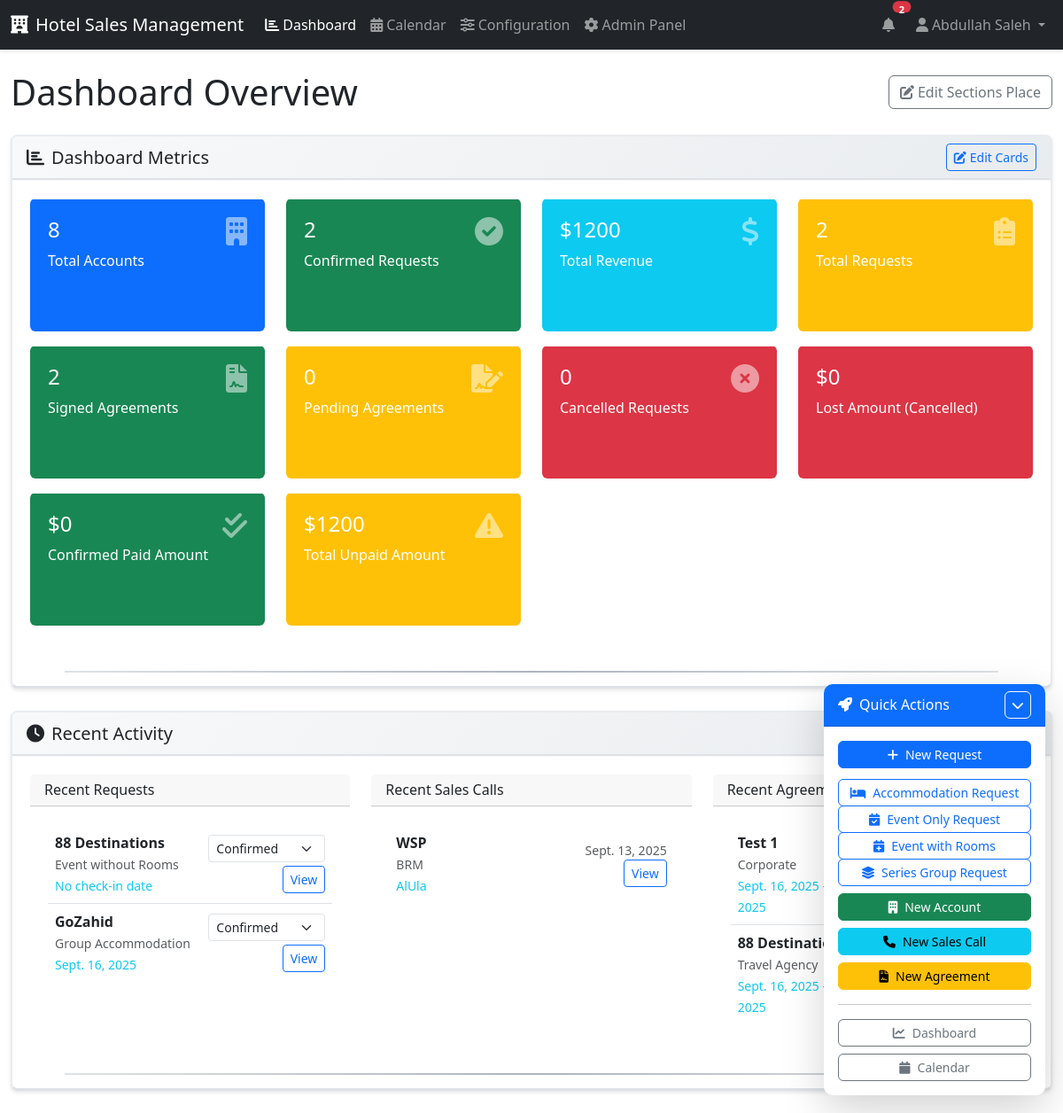
/dashboard/ (signed in), run on an earlier commit of the app's database.
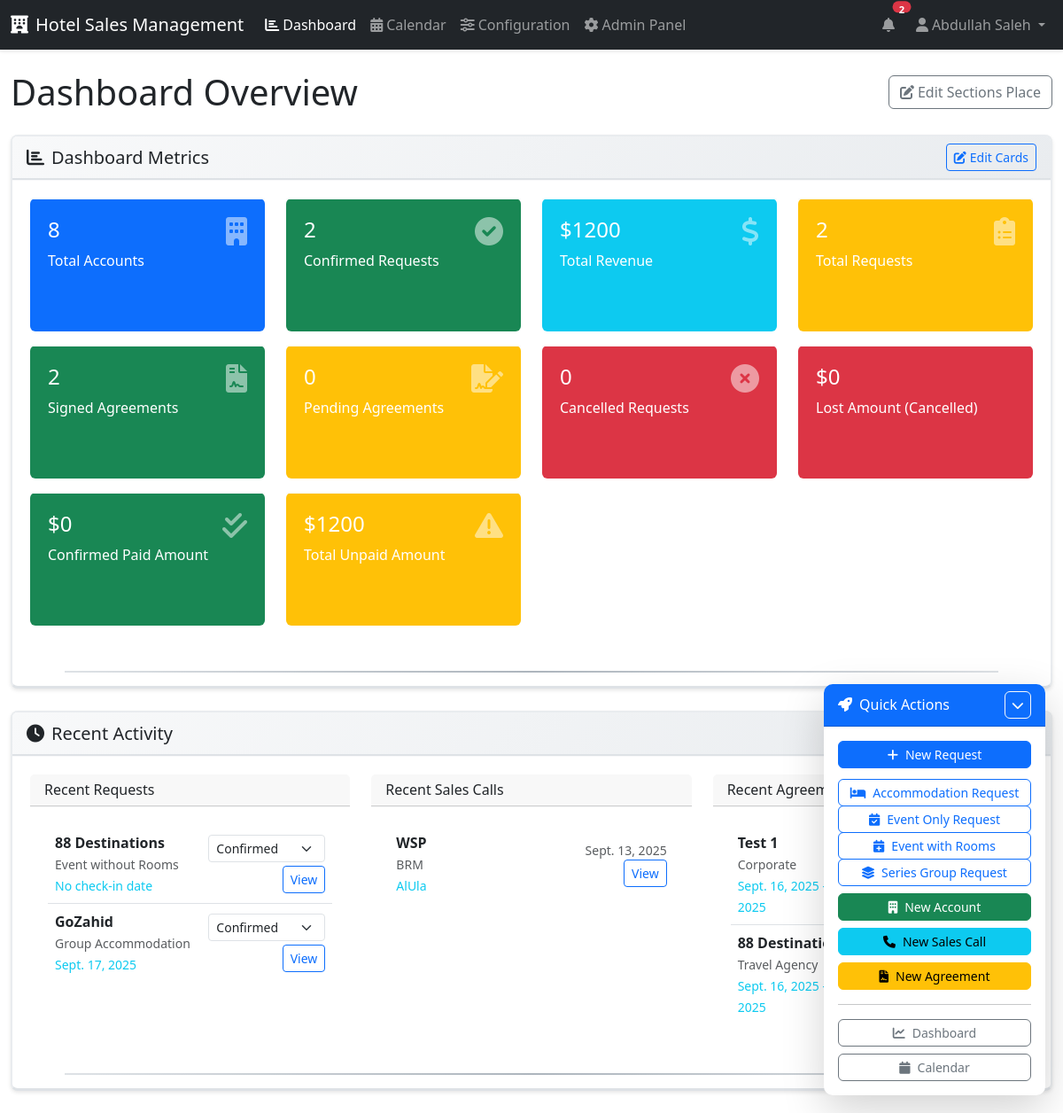
And on a later commit of the database.
### requests/models.py (models this page shows, shortened)
class Request(models.Model):
    REQUEST_TYPES = [
        ('Group Accommodation', 'Group Accommodation (10+ rooms)'),
        ('Individual Accommodation', 'Individual Accommodation (1-9 rooms)'),
        ('Event with Rooms', 'Event with Rooms'),
        ('Event without Rooms', 'Event without Rooms'),
        ('Series Group', 'Series Group (multiple dates)'),
    ]
    STATUS_CHOICES = [
        ('Draft', 'Draft'),
        ('Confirmed', 'Confirmed'),
        ('Cancelled', 'Cancelled'),
        ('Pending', 'Pending'),
        ('Paid', 'Paid'),
        ('Partially Paid', 'Partially Paid'),
    ]
    MEAL_PLAN_CHOICES = [
        ('RO', 'Room Only'),
        ('BB', 'Bed & Breakfast'),
        ('HB', 'Half Board (Breakfast + Dinner)'),
        ('FB', 'Full Board (All Meals)'),
    ]
    request_type = models.CharField(max_length=30, choices=REQUEST_TYPES)
    account = models.ForeignKey(Account, on_delete=models.CASCADE, related_name='requests')
    confirmation_number = models.CharField(max_length=50, unique=True, blank=True, null=True)
    request_received_date = models.DateField(default=timezone.localdate)
    check_in_date = models.DateField(null=True, blank=True, db_index=True)
    check_out_date = models.DateField(null=True, blank=True)
    nights = models.PositiveIntegerField(null=True, blank=True, editable=False, help_text="Automatically calculated")
    meal_plan = models.CharField(max_length=2, choices=MEAL_PLAN_CHOICES, default='RO')
    status = models.CharField(max_length=20, choices=STATUS_CHOICES, default='Draft')
    cancellation_reason = models.TextField(blank=True, help_text="Custom cancellation reason (when fixed reason not sufficient)")
    cancellation_reason_fixed = models.ForeignKey(
        'CancellationReason',
        on_delete=models.SET_NULL,
        null=True,
        blank=True,
        help_text="Select from predefined cancellation reasons"
    )
    offer_acceptance_deadline = models.DateField(null=True, blank=True)
    deposit_deadline = models.DateField(null=True, blank=True)
    full_payment_deadline = models.DateField(null=True, blank=True)
    total_cost = models.DecimalField(max_digits=10, decimal_places=2, default=Decimal('0.00'), validators=[MinValueValidator(Decimal('0.00'))], editable=False, help_text="Automatically calculated from room entries and transportation")
    total_rooms = models.PositiveIntegerField(default=0, editable=False, help_text="Total number of rooms across all entries")
    total_room_nights = models.PositiveIntegerField(default=0, editable=False, help_text="Total room nights (rooms × nights)")
    deposit_amount = models.DecimalField(max_digits=10, decimal_places=2, default=Decimal('0.00'), validators=[MinValueValidator(Decimal('0.00'))])
    paid_amount = models.DecimalField(max_digits=10, decimal_places=2, default=Decimal('0.00'), validators=[MinValueValidator(Decimal('0.00'))])
    agreement_file = models.FileField(upload_to='agreements/', blank=True, null=True)
    created_at = models.DateTimeField(default=timezone.now)
    updated_at = models.DateTimeField(auto_now=True)
    notes = models.TextField(blank=True)
    if TYPE_CHECKING:
        room_entries: 'RelatedManager[RoomEntry]'
        transportation_entries: 'RelatedManager[Transportation]'
        event_agendas: 'RelatedManager[EventAgenda]'
        series_entries: 'RelatedManager[SeriesGroupEntry]'
    class Meta:
        ordering = ['-created_at']

### accounts/models.py (models this page shows, shortened)
class Account(models.Model):
    ACCOUNT_TYPES = [
        ('Company', 'Company'),
        ('Government', 'Government'),
        ('Travel Agency', 'Travel Agency'),
    ]
    CITY_CHOICES = [
        ('Riyadh', 'Riyadh'),
        ('Jeddah', 'Jeddah'),
        ('Medina', 'Medina'),
        ('Dammam', 'Dammam'),
        ('Khobar', 'Khobar'),
        ('Taif', 'Taif'),
        ('Mecca', 'Mecca'),
        ('Abha', 'Abha'),
        ('Tabuk', 'Tabuk'),
        ('Other', 'Other'),
    ]
    name = models.CharField(max_length=200, help_text="Company/Organization name")
    account_type = models.CharField(max_length=20, choices=ACCOUNT_TYPES)
    city = models.CharField(max_length=50, choices=CITY_CHOICES, blank=True, help_text="Primary city location")
    contact_person = models.TextField(blank=True, max_length=100)
    position = models.TextField(blank=True, help_text="Contact person's position/title (can be detailed)")
    phone = models.CharField(max_length=20, blank=True)
    email = models.EmailField(blank=True)
    address = models.TextField(blank=True, help_text="Complete address including street, city, state, country")
    notes = models.TextField(blank=True, help_text="Additional notes about this account")
    website = models.URLField(blank=True, help_text="Company website URL")
    created_at = models.DateTimeField(default=timezone.now)
    class Meta:
        unique_together = ['name', 'account_type']
        ordering = ['name']

### dashboard/views.py (the view)
# urls.py: path('dashboard/', dashboard_view, name='dashboard'),
@login_required
def dashboard_view(request):
    if not request.user.is_staff:
        from django.http import HttpResponseForbidden
        return HttpResponseForbidden("You need staff permissions to access this dashboard.")
    if not hasattr(request.user, 'profile'):
        from accounts.models import UserProfile
        UserProfile.objects.get_or_create(user=request.user)
    total_accounts = Account.objects.count()
    total_requests = Request.objects.count()
    signed_agreements = Agreement.objects.filter(status='Signed').count()
    pending_agreements = Agreement.objects.filter(status__in=['Draft', 'Sent']).count()
    total_agreements = Agreement.objects.count()
    confirmed_requests = Request.objects.filter(status='Confirmed').count()
    cancelled_requests = Request.objects.filter(status='Cancelled').count()
    paid_requests = Request.objects.filter(status='Paid').count()
    total_revenue = Request.objects.exclude(status='Cancelled').aggregate(
        total=Sum('total_cost'))['total'] or 0
    pending_revenue = Request.objects.filter(
        Q(status='Confirmed') | Q(status='Partially Paid')).aggregate(
        total=Sum('total_cost'))['total'] or 0
    cancelled_lost_amount = Request.objects.filter(status='Cancelled').aggregate(
        total=Sum('total_cost'))['total'] or 0
    confirmed_paid_amount = Request.objects.filter(status='Paid').aggregate(
        total=Sum('paid_amount'))['total'] or 0
    unpaid_total = 0
    non_cancelled_requests = Request.objects.exclude(status='Cancelled').exclude(status='Paid')
    for req in non_cancelled_requests:
        unpaid_amount = req.total_cost - req.paid_amount
        if unpaid_amount > 0:
            unpaid_total += unpaid_amount
    request_types = Request.objects.values('request_type').annotate(
        count=Count('id')).order_by('-count')
    recent_requests = Request.objects.order_by('-created_at')[:5]
    recent_sales_calls = SalesCall.objects.order_by('-visit_date')[:5]
    recent_agreements = Agreement.objects.order_by('-created_at')[:5]
    approaching_deadlines = Agreement.objects.filter(
        return_deadline__lte=date.today() + timedelta(days=30),
        return_deadline__gte=date.today(),
        status__in=['Draft', 'Sent']
    )
    overdue_followups = SalesCall.objects.filter(
        follow_up_required=True,
        follow_up_completed=False,
        follow_up_date__lt=date.today()
    )
    today = date.today()
    tomorrow = today + timedelta(days=1)
    day_after = today + timedelta(days=2)
    arriving_requests = Request.objects.filter(
        check_in_date__in=[today, tomorrow, day_after],
        status__in=['Confirmed', 'Paid']
    ).select_related('account')
    starting_event_agendas = EventAgenda.objects.filter(
        event_date__in=[today, tomorrow, day_after],
        request__status__in=['Confirmed', 'Paid']
    ).select_related('request__account')
    normalized_arrivals = []
    seen_ids = set()
    for req in arriving_requests:
        if req.id not in seen_ids:
            normalized_arrivals.append({
                'request': req,
                'date': req.check_in_date,
                'type': 'arrival',
                'account': req.account,
                'request_type': req.request_type,
                'id': req.id
            })
            seen_ids.add(req.id)
    for agenda in starting_event_agendas:
        if agenda.request.id not in seen_ids:
            normalized_arrivals.append({
                'request': agenda.request,
                'date': agenda.event_date,
                'type': 'event',
                'account': agenda.request.account,
                'request_type': agenda.request.request_type,
                'id': agenda.request.id
            })
            seen_ids.add(agenda.request.id)
    normalized_arrivals.sort(key=lambda x: x['date'])
    context = {
        'total_accounts': total_accounts,
        'total_requests': total_requests,
        'total_agreements': total_agreements,
        'signed_agreements': signed_agreements,
        'pending_agreements': pending_agreements,
        'confirmed_requests': confirmed_requests,
        'cancelled_requests': cancelled_requests,
        'paid_requests': paid_requests,
        'total_revenue': total_revenue,
        'pending_revenue': pending_revenue,
        'cancelled_lost_amount': cancelled_lost_amount,
        'confirmed_paid_amount': confirmed_paid_amount,
        'unpaid_total': unpaid_total,
        'request_types': request_types,
        'recent_requests': recent_requests,
        'recent_sales_calls': recent_sales_calls,
        'recent_agreements': recent_agreements,
        'approaching_deadlines': approaching_deadlines,
        'overdue_followups': overdue_followups,
        'imminent_arrivals': normalized_arrivals,
        'today': today,
        'tomorrow': tomorrow,
    }
    return render(request, 'dashboard/dashboard.html', context)

### dashboard/templates/dashboard/dashboard.html (shortened to what the changed rows need)
<!DOCTYPE html>
<html lang="en">
<head>
    <link href="https://cdn.jsdelivr.net/npm/bootstrap@5.3.0/dist/css/bootstrap.min.css" rel="stylesheet">
    <link href="https://cdnjs.cloudflare.com/ajax/libs/font-awesome/6.0.0/css/all.min.css" rel="stylesheet">
</head>
<body>
    <div class="container-fluid">
        <div class="row mt-4">
            <div class="col-12">
                <div class="d-flex justify-content-between align-items-center mb-4">
                    <h1 class="mb-0">Dashboard Overview</h1>
                </div>
            </div>
        </div>
        <div id="full-dashboard-container">
        <div class="dashboard-section" data-section="recent-section">
            <div class="col-12">
                <div class="card">
                    <div class="card-body">
                        <div class="row">
                            <div class="col-md-4">
                                <div class="card">
                                    <div class="card-body">
                                        {% if recent_requests %}
                                            <div class="list-group list-group-flush">
                                                {% for request in recent_requests %}
                                                <div class="list-group-item d-flex justify-content-between align-items-center p-2">
                                                    <div>
                                                        <a href="/admin/accounts/account/{{ request.account.id }}/change/" class="company-link">
                                                            <strong>{{ request.account.name }}</strong>
                                                        </a><br>
                                                        <small class="text-muted">{{ request.request_type }}</small>
                                                        <br><small class="text-info">{{ request.check_in_date|default:"No check-in date" }}</small>
                                                    </div>
                                                    <div class="text-end">
                                                        <select class="form-select form-select-sm mb-1 status-dropdown"
                                                                data-type="request"
                                                                data-id="{{ request.id }}"
                                                                data-current-status="{{ request.status }}">
                                                            <option value="Confirmed" {% if request.status == 'Confirmed' %}selected{% endif %}>Confirmed</option>
                                                        </select>
                                                        <a href="/admin/requests/request/{{ request.id }}/change/" class="btn btn-sm btn-outline-primary">View</a>
                                                    </div>
                                                </div>
                                                {% endfor %}
                                            </div>
                                        {% else %}
                                            <p class="text-muted">No recent requests found.</p>
                                        {% endif %}
                                    </div>
                                </div>
                            </div>
                        </div>
                    </div>
                </div>
            </div>
        </div>
        </div>
    </div>
</body>
</html>

What changed in the data, as far as the page shows it:
changed Request "Group Accommodation": check_in_date "Sept. 16, 2025" → "Sept. 17, 2025"
